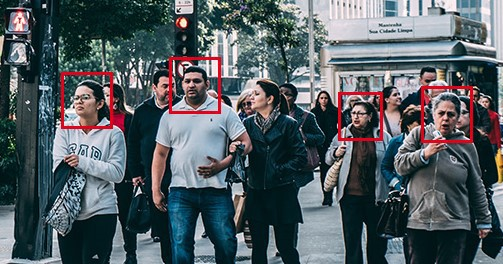
#> input picture Face-Detection-main/Media/face detection.jpeg, 503 x 264 px, given in place of the camera
$ python colour.py
#> lines starting #> are read from the running program, lines starting #| are printed output that depends on the picture
import cv2
import numpy as np

def color_detection(frame, lower, upper, color_name):
    # Convert the frame from BGR to HSV color space
    hsv = cv2.cvtColor(frame, cv2.COLOR_BGR2HSV)

    # Create a mask to extract the specified color
    mask = cv2.inRange(hsv, lower, upper)

    # Bitwise-AND the original image and the mask
    result = cv2.bitwise_and(frame, frame, mask=mask)

    cv2.imshow(f'Color Detection ({color_name})', result)

# Open the camera
cap = cv2.VideoCapture(0)

while True:
    ret, frame = cap.read()
#> frame is the input picture: shape (264, 503, 3); mean B, G, R 97.9, 92.7, 82.5

    if not ret:
        print("Failed to capture frame")
        break

    # Define color ranges for detection (you can add more colors)
    colors = {
        'Blue': ([100, 100, 100], [130, 255, 255]),
        'Green': ([40, 40, 40], [80, 255, 255]),
        'Red': ([0, 100, 100], [10, 255, 255]),  # You may need to wrap around due to red hue
    }

    # Perform color detection for each color range
    for color_name, (lower, upper) in colors.items():
        color_detection(frame, np.array(lower), np.array(upper), color_name)
#> this loop made 3 passes
#> pass 1, in color_detection, `mask = cv2.inRange(hsv, lower, upper)`:
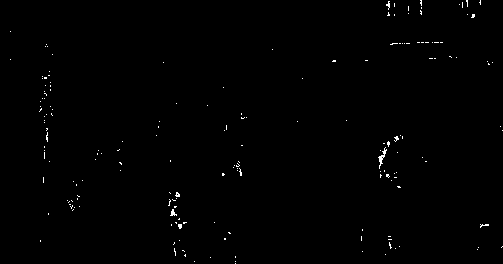
#> mask: shape (264, 503); 0.49% white in thin lines or dots
#> pass 2, in color_detection (call 2), `mask = cv2.inRange(hsv, lower, upper)`:
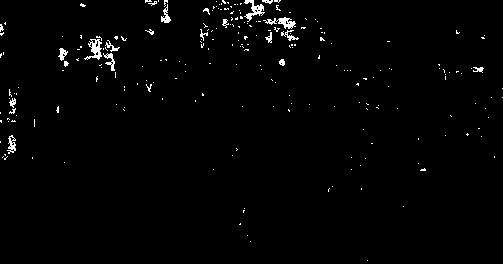
#> mask: shape (264, 503); 1.5% white in thin lines or dots

    cv2.imshow('Original', frame)

    if cv2.waitKey(1) & 0xFF == ord('q'):
#> (key q is pressed here)
        break

cap.release()
cv2.destroyAllWindows()
